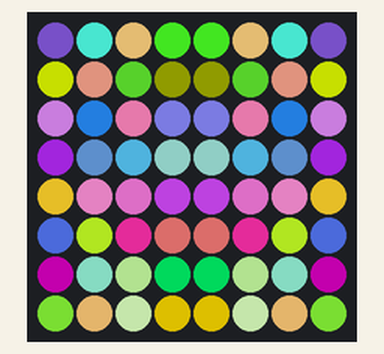
A program run on a simulated Raspberry Pi (BCM pin numbers) with a Sense HAT. On the bench: the Sense HAT's 8×8 RGB LED matrix. Dim RGB values are drawn brighter than linear; random numbers come from a fixed seed; what the program prints to the terminal is not drawn.

Above: at 0.1 s.
At 25.1 s:
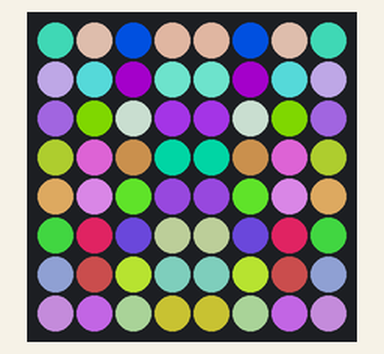
At 50.1 s:
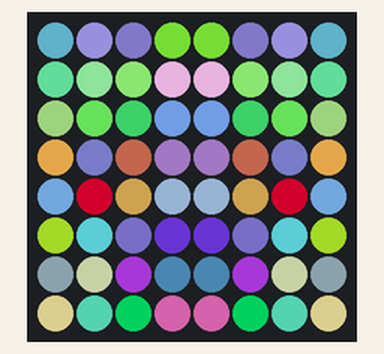
At 65.1 s:
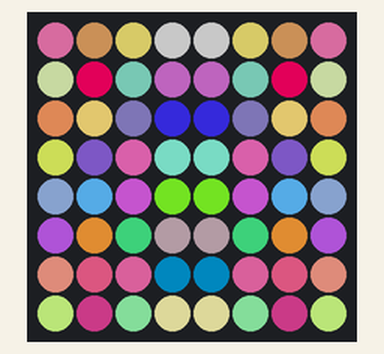
At 105.1 s:
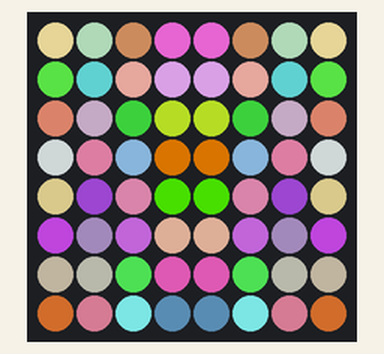
At 120.1 s:
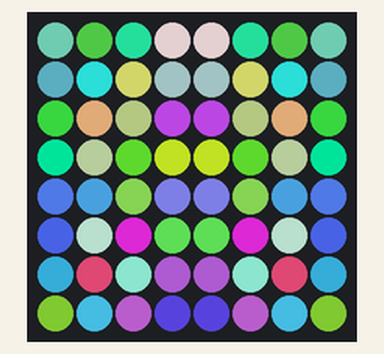

Measured:
- what the display in image 1 shows lasts 5.0 s, from 25.0 s to 30.0 s

The program:

mypi-sensehat-pixelart-random.py
```python
# (licence header left out)
from sense_hat import SenseHat
import random
import time

sense = SenseHat()
sense.rotation = 270
sense.low_light = True
sense.clear()

print("...starting SenseHat random Pixel Art script...")

def ColorRandom():
	ra = random.randint(0,255)
	rb = random.randint(0,255)
	rc = random.randint(0,255)
	randomed = [ra,rb,rc]
	return randomed

def MakeRandomPixelArtV():
	array_pixel = []
	#pour fabriquer toutes les colonnes
	for i in range (0,8):
	#une ligne avec mirroir vertical - code a simplifier...
		one = ColorRandom()
		two = ColorRandom()
		three = ColorRandom()
		four = ColorRandom()
		array_pixel.append(one)
		array_pixel.append(two)
		array_pixel.append(three)
		array_pixel.append(four)
		array_pixel.append(four)
		array_pixel.append(three)
		array_pixel.append(two)
		array_pixel.append(one)
	sense.set_pixels(array_pixel)

while True:
	MakeRandomPixelArtV()
	time.sleep(5)
```
